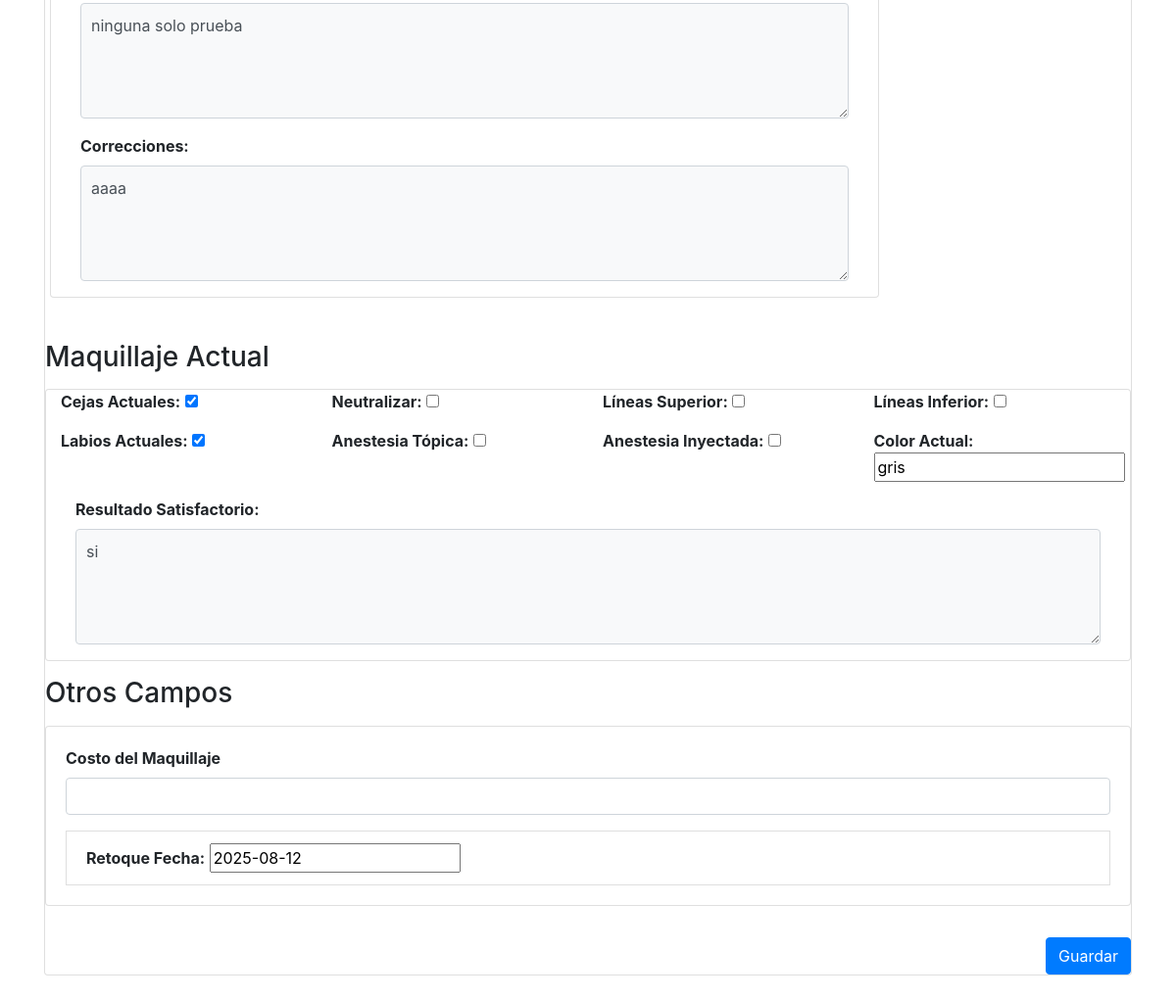
Before: /pacientes/hc_maquillaje/editar/2/ (lower part) with the older database file.
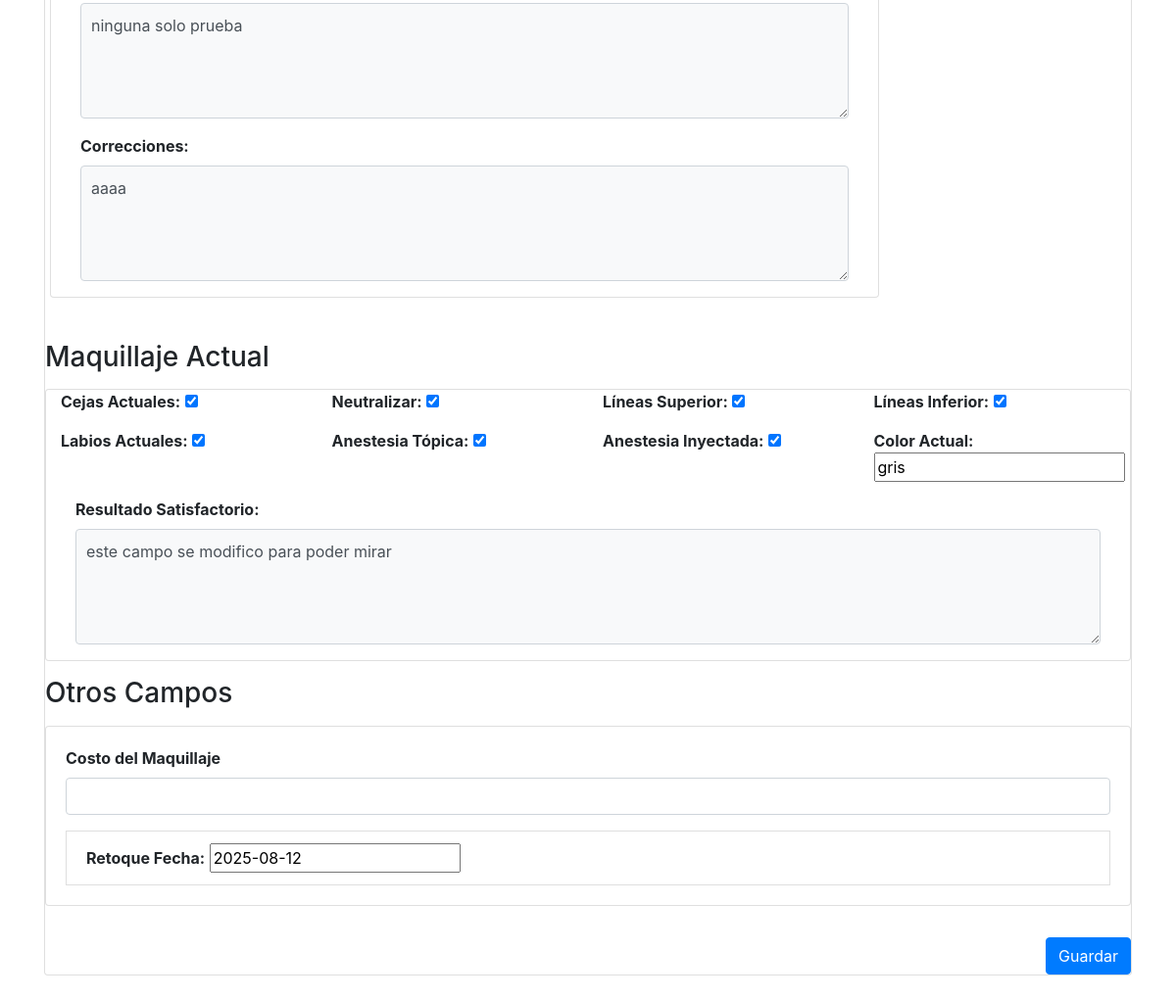
After: the same page with the newer database file.
### hc_maquillaje/models.py (models this page shows, shortened)
class HistoriaClinica(models.Model):
    paciente = models.ForeignKey(
        Paciente,
        on_delete=models.CASCADE,
        related_name='historias_clinicas_hc_maquillaje'
    )
    fecha = models.DateField()
    descripcion = models.TextField(blank=True)  # Campo opcional para la descripción
    remitido_por = models.CharField(max_length=100, blank=True)
    ocupacion = models.CharField(max_length=100, blank=True)
    hijos = models.IntegerField(blank=True, null=True)  # Permitir nulos
    medicamentos = models.TextField(blank=True)  # Removí max_length porque no se aplica aquí
    enfermedades = models.TextField(blank=True)  # Lo mismo aquí
    cx = models.TextField(blank=True)  # Cirugías
    motivo_consulta = models.TextField(blank=True)
    cejas_anteriores = models.BooleanField(default=False)
    lineas_anteriores = models.BooleanField(default=False)
    labios_anteriores = models.BooleanField(default=False)
    tiempo_anteriores = models.BooleanField(default=False)
    tiempo_elaborado = models.CharField(max_length=100, blank=True)
    color_anterior = models.CharField(max_length=100, blank=True)
    alergias = models.TextField(blank=True)  # Removí max_length porque no se aplica aquí
    observaciones = models.TextField(blank=True)  # Lo mismo aquí
    correcciones = models.TextField(blank=True)  # Lo mismo aquí
    cejas_actuales = models.BooleanField(default=False)
    color_actual = models.CharField(max_length=100, blank=True)
    neutralizar = models.BooleanField(default=False)
    lineas_superior = models.BooleanField(default=False)
    lineas_inferior = models.BooleanField(default=False)
    labios_actuales = models.BooleanField(default=False)
    anestesia_topica = models.BooleanField(default=False)
    anestesia_inyectada = models.BooleanField(default=False)
    material_desechable = models.CharField(max_length=100, blank=True)
    resultado_satisfactorio = models.TextField(blank=True)  # Removí max_length porque no se aplica aquí
    costo_maquillaje = models.IntegerField(blank=True, null=True)  # Permitir nulos para números
    retoque_fecha = models.DateField(blank=True, null=True)  # Para fechas, usa null=True

### hc_maquillaje/views.py (the view, shortened to what this page needs)
# urls.py: path('editar/<int:pk>/', HistoriaClinicaUpdateView.as_view(), name='historia_clinica_edit'),  # Asegúrate de que esta línea esté presente
class HistoriaClinicaUpdateView(UpdateView):
    model = HistoriaClinica
    form_class = HistoriaClinicaForm
    template_name = 'hc_maquillaje/historia_clinica_edit.html'
    def get_context_data(self, **kwargs):
        context = super().get_context_data(**kwargs)
        historia_clinica = self.get_object()
        paciente = get_object_or_404(Paciente, id=historia_clinica.paciente_id)
        context['paciente'] = paciente  # Cambia 'paciente_id' a 'paciente'
        return context

### hc_maquillaje/templates/hc_maquillaje/historia_clinica_edit.html (shortened to what the changed rows need)
{% load static %}
<!DOCTYPE html>
<html>
<head>
    <link href="{% static 'css/estilos.css' %}" rel="stylesheet">
    <link rel="stylesheet" href="https://stackpath.bootstrapcdn.com/bootstrap/4.5.2/css/bootstrap.min.css">
</head>
<body>
    {% include 'pacientes/navbar.html' %}
    <div class="container mt-5">
        <div class="card mb-4">
            <div class="card-body">
                <form method="post" class="row g-3 needs-validation" novalidate>
                    <div class="mb-4">
                        <div class="card">
                            <div class="container">
                            <div class="col-md-12 mb-3">
                                {{ form.observaciones }}
                            </div>
                            <div class="col-md-12 mb-3">
                                <label for="id_correcciones"><strong>Correcciones:</strong></label>
                                {{ form.correcciones }}
                            </div>
                        </div>
                    </div>
                        </div>
                    </div>
                    <div class="card mb-3">
                        <div class="container">
                            <div class="row">
                                <div class="col-md-3 mb-3">
                                    <strong>Cejas Actuales:</strong> {{ form.cejas_actuales }}
                                </div>
                                <div class="col-md-3 mb-3">
                                    <strong>Neutralizar:</strong>
                                    {{ form.neutralizar }}
                                </div>
                                <div class="col-md-3 mb-3">
                                    <strong>Líneas Superior:</strong>
                                    {{ form.lineas_superior }}
                                </div>
                                <div class="col-md-3 mb-3">
                                    <strong>Líneas Inferior:</strong>
                                    {{ form.lineas_inferior }}
                                </div>
                            </div>
                            <div class="row">
                                <div class="col-md-3 mb-3">
                                    <strong>Labios Actuales:</strong>
                                    {{ form.labios_actuales }}
                                </div>
                                <div class="col-md-3 mb-3">
                                    <strong>Anestesia Tópica:</strong>
                                    {{ form.anestesia_topica }}
                                </div>
                                <div class="col-md-3 mb-3">
                                    <strong>Anestesia Inyectada:</strong>
                                    {{ form.anestesia_inyectada }}
                                </div>
                                <div class="col-md-3 mb-3">
                                    <strong>Color Actual:</strong>
                                    {{ form.color_actual }}
                                </div>
                            </div>
                            <div class="col-md-12 mb-3">
                                <label for="id_resultado_satisfactorio"><strong>Resultado Satisfactorio:</strong></label>
                                {{ form.resultado_satisfactorio }}
                            </div>
                        </div>
                    </div>
                    <div class="card mb-3">
                        <div class="card-body">
                            <li class="list-group-item"><strong>Retoque Fecha:</strong> {{ form.retoque_fecha }}</li>
                        </div>
                    </div>
            </div>
        </div>
</body>
</html>

Changed rows visible on the page:
changed HistoriaClinica "ninguna solo prueba": neutralizar "☐" → "☑"; lineas_superior "☐" → "☑"; lineas_inferior "☐" → "☑"; anestesia_topica "☐" → "☑"; anestesia_inyectada "☐" → "☑"; resultado_satisfactorio "si" → "este campo se modifico para poder mirar"
